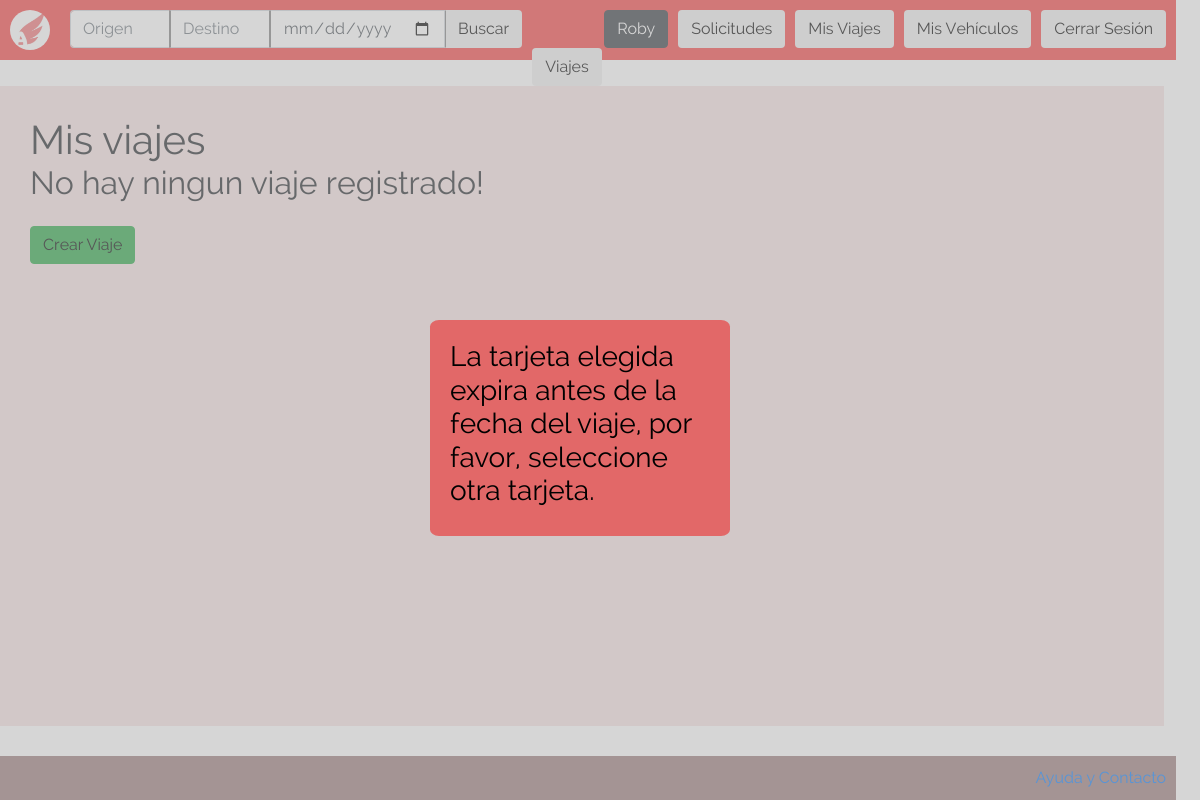
The page /vistas/ver_viajes.php?expired_card (signed in) on the database as committed earlier.
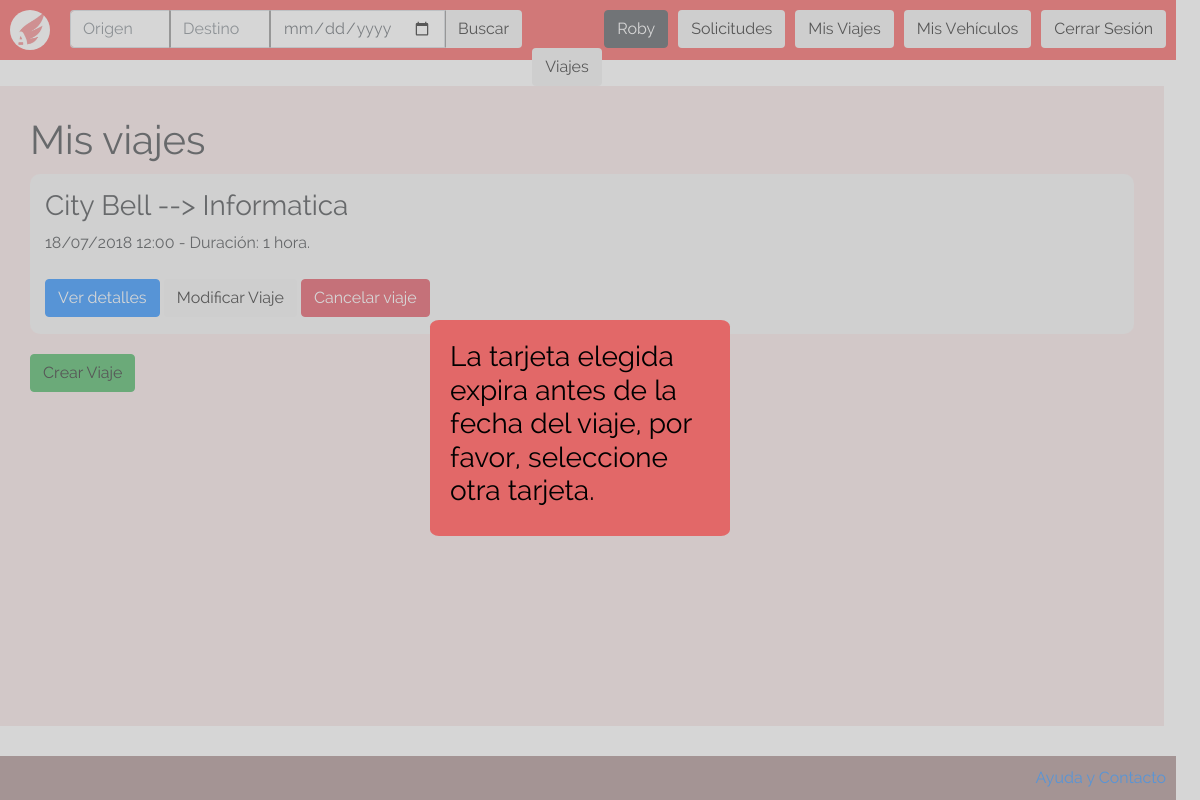
The same page on the database as committed later.
### tables this page shows
CREATE TABLE `viajes` (
  `id_viaje` int(11) NOT NULL,
  `id_usuario` int(11) NOT NULL,
  `patente` varchar(10) NOT NULL,
  `origen` text NOT NULL,
  `destino` text NOT NULL,
  `duracion` decimal(10,5) NOT NULL,
  `fecha_hora` datetime NOT NULL,
  `descripcion` text NOT NULL,
  `tipo` int(11) NOT NULL,
  `costo` decimal(10,5) NOT NULL,
  `tarjeta` bigint(20) NOT NULL,
  `pago_conductor` int(11) NOT NULL DEFAULT '0',
  `pago_pasajero` int(11) NOT NULL DEFAULT '0'
);

### vistas/ver_viajes.php (the view, shortened to what this page needs)
<!DOCTYPE html>
<html>
  <head>
    <link href="/css/bootstrap.css" rel="stylesheet" type="text/css" >
    <link href="/css/index.css" rel="stylesheet" type="text/css">
    <link href="/css/listar_vehiculos.css" rel="stylesheet" type="text/css">
  </head>
  <body>
    <?php
      include("../php/abrir_conexion.php");
      include("../php/utils.php");
      include("header.php");
    ?>
    <div id="body">
      <h1>Mis viajes</h1>
      <?php
        $pending = false;
        $id = $_SESSION["user_id"];
        $sql = "SELECT * FROM viajes WHERE id_usuario='$id'";
        $result = mysqli_query($conn, $sql);
        if($result){
          if($trip = mysqli_fetch_assoc($result)){
            while($trip){
              if(isPendingTrip($conn, $trip)){ $pending= true;?>
      <div class="vehicle">
        <div class="vehicle-info">
          <h3><?= $trip["origen"] ?> --> <?= $trip["destino"] ?></h3>
          <?= date("d/m/Y H:i", strtotime($trip["fecha_hora"])); ?> - Duración:
          <?php
            echo printTime($trip["duracion"]).".";
          ?>
	        <br>
          <br>
          <a class="btn btn-primary" href="/vistas/ver_viaje.php?id=<?= $trip["id_viaje"]?>">Ver detalles</a>
	        <form class="" action="/vistas/editar_viaje.php" method="post">
            <button class="btn" name="">Modificar Viaje</button>
          </form>
	        <form class="" action="/php/baja_viaje.php" method="post">
            <button class="btn btn-danger delete_trip" name="">Cancelar viaje</button>
          </form>
        </div>
      </div>
      <?php
              }
              $trip = mysqli_fetch_assoc($result);
            }
          }
        } else {
          echo "Hubo un error al conectarse con la base de datos. <br> Por favor, intentelo nuevamente mas tarde.";
        }
        if(!$pending){
          echo "<h2>No hay ningun viaje registrado!</h2><br>";
        }
      ?>
      <button class="btn btn-success"><a href="/vistas/seleccion_viaje.php">Crear Viaje</a></button>
    </div>
    <?php
      include("footer.php");
    ?>
  </body>
</html>

### php/utils.php (shortened to what this page needs)
<?php
  function printTime($time){
    $hours = floor($time);
    if($hours > 0){
      echo $hours.(($hours>=2)?" horas":" hora");
    }
  }
  function isPendingTrip($conn, $trip){
    $now = time();
    if((!isset($trip["tipo"])) || ($trip["tipo"] == ONE_TIME_TRIP)){
      $date = strtotime($trip["fecha_hora"]);
      return ($date > $now);
    } else {
      return false;
    }
  }
?>

Rows that differ between the two databases and show on the page:
added viajes: origen "City Bell", destino "Informatica", fecha_hora "18/07/2018 12:00", duracion "1"
Other text that changed with them:
text no longer shown: "No hay ningun viaje registrado!"
